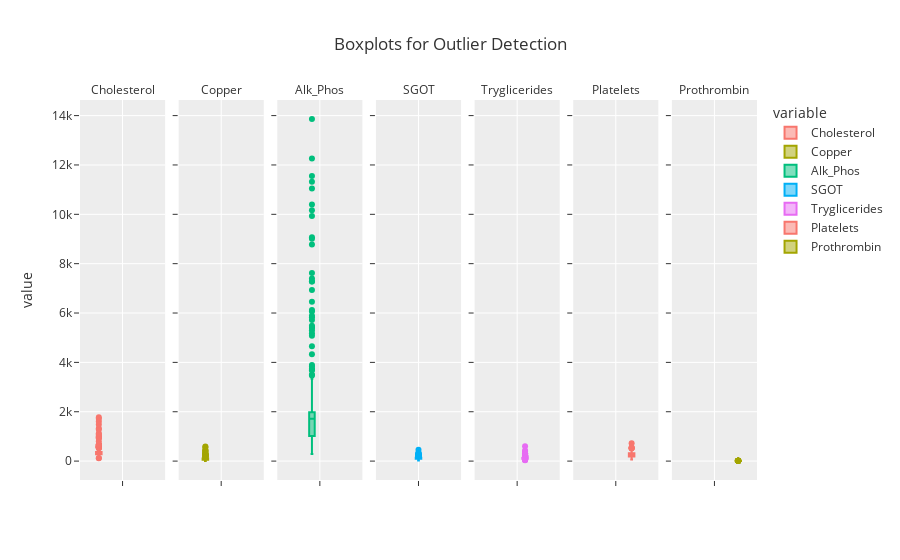

The code cell stored with this chart in its notebook:
### Code cell
import plotly.express as px

# Convert the set to a list when selecting columns
columns_to_select = ['Cholesterol', 'Copper', 'Alk_Phos', 'SGOT', 'Tryglicerides', 'Platelets', 'Prothrombin']

px.box(
    data_frame=df[columns_to_select].melt(),
    y='value',
    facet_col='variable',
    color='variable',
    template='ggplot2',
    title="Boxplots for Outlier Detection"
).for_each_annotation(lambda a: a.update(text=a.text.split("=")[-1])).show()

### Figure 1 — Plotly figure (JSON) as saved in the notebook; plotly's stock layout.template omitted (floating-point values rounded to 4 significant figures; data arrays with more than 128 entries replaced by an {"elided": "..."} marker saying what was removed)
{"data": [{"alignmentgroup": "True", "hovertemplate": "variable=Cholesterol<br>value=%{y}<extra></extra>", "legendgroup": "Cholesterol", "marker": {"color": "#F8766D"}, "name": "Cholesterol", "notched": false, "offsetgroup": "Cholesterol", "orientation": "v", "showlegend": true, "type": "box", "x0": " ", "xaxis": "x", "y": {"elided": "418 float values"}, "y0": " ", "yaxis": "y"}, {"alignmentgroup": "True", "hovertemplate": "variable=Copper<br>value=%{y}<extra></extra>", "legendgroup": "Copper", "marker": {"color": "#A3A500"}, "name": "Copper", "notched": false, "offsetgroup": "Copper", "orientation": "v", "showlegend": true, "type": "box", "x0": " ", "xaxis": "x2", "y": {"elided": "418 float values"}, "y0": " ", "yaxis": "y2"}, {"alignmentgroup": "True", "hovertemplate": "variable=Alk_Phos<br>value=%{y}<extra></extra>", "legendgroup": "Alk_Phos", "marker": {"color": "#00BF7D"}, "name": "Alk_Phos", "notched": false, "offsetgroup": "Alk_Phos", "orientation": "v", "showlegend": true, "type": "box", "x0": " ", "xaxis": "x3", "y": {"elided": "418 float values"}, "y0": " ", "yaxis": "y3"}, {"alignmentgroup": "True", "hovertemplate": "variable=SGOT<br>value=%{y}<extra></extra>", "legendgroup": "SGOT", "marker": {"color": "#00B0F6"}, "name": "SGOT", "notched": false, "offsetgroup": "SGOT", "orientation": "v", "showlegend": true, "type": "box", "x0": " ", "xaxis": "x4", "y": {"elided": "418 float values"}, "y0": " ", "yaxis": "y4"}, {"alignmentgroup": "True", "hovertemplate": "variable=Tryglicerides<br>value=%{y}<extra></extra>", "legendgroup": "Tryglicerides", "marker": {"color": "#E76BF3"}, "name": "Tryglicerides", "notched": false, "offsetgroup": "Tryglicerides", "orientation": "v", "showlegend": true, "type": "box", "x0": " ", "xaxis": "x5", "y": {"elided": "418 float values"}, "y0": " ", "yaxis": "y5"}, {"alignmentgroup": "True", "hovertemplate": "variable=Platelets<br>value=%{y}<extra></extra>", "legendgroup": "Platelets", "marker": {"color": "#F8766D"}, "name": "Platelets", "notched": false, "offsetgroup": "Platelets", "orientation": "v", "showlegend": true, "type": "box", "x0": " ", "xaxis": "x6", "y": {"elided": "418 float values"}, "y0": " ", "yaxis": "y6"}, {"alignmentgroup": "True", "hovertemplate": "variable=Prothrombin<br>value=%{y}<extra></extra>", "legendgroup": "Prothrombin", "marker": {"color": "#A3A500"}, "name": "Prothrombin", "notched": false, "offsetgroup": "Prothrombin", "orientation": "v", "showlegend": true, "type": "box", "x0": " ", "xaxis": "x7", "y": {"elided": "418 float values"}, "y0": " ", "yaxis": "y7"}], "layout": {"annotations": [{"font": {}, "showarrow": false, "text": "Cholesterol", "x": 0.06286, "xanchor": "center", "xref": "paper", "y": 1, "yanchor": "bottom", "yref": "paper"}, {"font": {}, "showarrow": false, "text": "Copper", "x": 0.2086, "xanchor": "center", "xref": "paper", "y": 1, "yanchor": "bottom", "yref": "paper"}, {"font": {}, "showarrow": false, "text": "Alk_Phos", "x": 0.3543, "xanchor": "center", "xref": "paper", "y": 1, "yanchor": "bottom", "yref": "paper"}, {"font": {}, "showarrow": false, "text": "SGOT", "x": 0.5, "xanchor": "center", "xref": "paper", "y": 1, "yanchor": "bottom", "yref": "paper"}, {"font": {}, "showarrow": false, "text": "Tryglicerides", "x": 0.6457, "xanchor": "center", "xref": "paper", "y": 1, "yanchor": "bottom", "yref": "paper"}, {"font": {}, "showarrow": false, "text": "Platelets", "x": 0.7914, "xanchor": "center", "xref": "paper", "y": 1, "yanchor": "bottom", "yref": "paper"}, {"font": {}, "showarrow": false, "text": "Prothrombin", "x": 0.9371, "xanchor": "center", "xref": "paper", "y": 1, "yanchor": "bottom", "yref": "paper"}], "boxmode": "group", "legend": {"title": {"text": "variable"}, "tracegroupgap": 0}, "title": {"text": "Boxplots for Outlier Detection"}, "xaxis": {"anchor": "y", "domain": [0, 0.1257]}, "xaxis2": {"anchor": "y2", "domain": [0.1457, 0.2714], "matches": "x"}, "xaxis3": {"anchor": "y3", "domain": [0.2914, 0.4171], "matches": "x"}, "xaxis4": {"anchor": "y4", "domain": [0.4371, 0.5629], "matches": "x"}, "xaxis5": {"anchor": "y5", "domain": [0.5829, 0.7086], "matches": "x"}, "xaxis6": {"anchor": "y6", "domain": [0.7286, 0.8543], "matches": "x"}, "xaxis7": {"anchor": "y7", "domain": [0.8743, 1.0], "matches": "x"}, "yaxis": {"anchor": "x", "domain": [0, 1], "title": {"text": "value"}}, "yaxis2": {"anchor": "x2", "domain": [0, 1], "matches": "y", "showticklabels": false}, "yaxis3": {"anchor": "x3", "domain": [0, 1], "matches": "y", "showticklabels": false}, "yaxis4": {"anchor": "x4", "domain": [0, 1], "matches": "y", "showticklabels": false}, "yaxis5": {"anchor": "x5", "domain": [0, 1], "matches": "y", "showticklabels": false}, "yaxis6": {"anchor": "x6", "domain": [0, 1], "matches": "y", "showticklabels": false}, "yaxis7": {"anchor": "x7", "domain": [0, 1], "matches": "y", "showticklabels": false}}}
